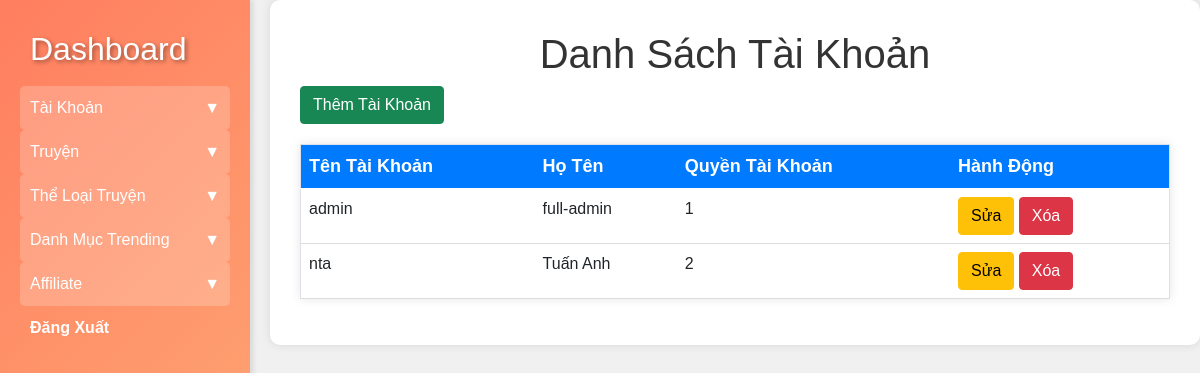
/admin/accounts/index.php, run on an earlier commit of the app's database.
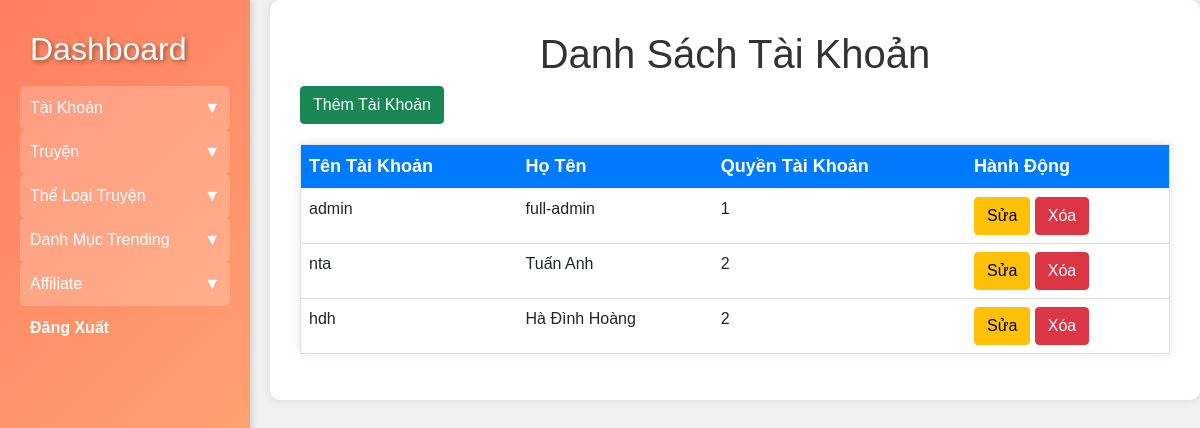
And on a later commit of the database.
### tables this page shows
CREATE TABLE `accounts` (
  `acc_id` int(11) NOT NULL,
  `username` varchar(50) NOT NULL,
  `password` varchar(50) NOT NULL,
  `fullname` varchar(100) NOT NULL,
  `role_id` int(11) NOT NULL,
  `update_at` datetime NOT NULL DEFAULT current_timestamp()
);

### admin/accounts/index.php (the view, shortened to what this page needs)
<?php
include '../config/db_connection.php';
$query = "SELECT * FROM accounts";
$result = $conn->query($query);
?>
<!DOCTYPE html>
<html lang="en">
<head>
    <link rel="stylesheet" href="../../assets/css/styles.css">
    <link href="https://cdn.jsdelivr.net/npm/bootstrap@5.0.2/dist/css/bootstrap.min.css" rel="stylesheet">
</head>
<body>
    <div class="sidebar">
        <a href="../index.php">
            <h2>Dashboard</h2>
        </a>
        <div class="toggle-btn" onclick="toggleMenu('accounts-menu')">
            <span>Tài Khoản</span>
            <span>&#9660;</span>
        </div>
        <div class="toggle-btn" onclick="toggleMenu('manga-menu')">
            <span>Truyện</span>
            <span>&#9660;</span>
        </div>
        <div class="toggle-btn" onclick="toggleMenu('manga-type-menu')">
            <span>Thể Loại Truyện</span>
            <span>&#9660;</span>
        </div>
        <div class="toggle-btn" onclick="toggleMenu('trending-menu')">
            <span>Danh Mục Trending</span>
            <span>&#9660;</span>
        </div>
        <div class="toggle-btn" onclick="toggleMenu('aff-menu')">
            <span>Affiliate</span>
            <span>&#9660;</span>
        </div>
        <a href="../logout.php">Đăng Xuất</a>
    </div>
    <div class="content">
        <h1>Danh Sách Tài Khoản</h1>
        <a href="create.php" class="btn btn-success">Thêm Tài Khoản</a>
        <table class="table" border="1">
            <thead>
                <tr>
                    <th>Tên Tài Khoản</th>
                    <th>Họ Tên</th>
                    <th>Quyền Tài Khoản</th>
                    <th>Hành Động</th>
                </tr>
            </thead>
            <tbody>
                <?php while ($row = $result->fetch_assoc()): ?>
                    <tr>
                        <td><?= $row['username'] ?></td>
                        <td><?= $row['fullname'] ?></td>
                        <td><?= $row['role_id'] ?></td>
                        <td>
                            <a href="edit.php?id=<?= $row['acc_id'] ?>" class="btn btn-warning">Sửa</a>
                            <a href="delete.php?id=<?= $row['acc_id'] ?>" onclick="return confirm('Are you sure?')" class="btn btn-danger">Xóa</a>
                        </td>
                    </tr>
                <?php endwhile; ?>
            </tbody>
        </table>
    </div>
</body>
</html>

What changed in the data, as far as the page shows it:
added accounts: username "hdh", fullname "Hà Đình Hoàng", role "2"
